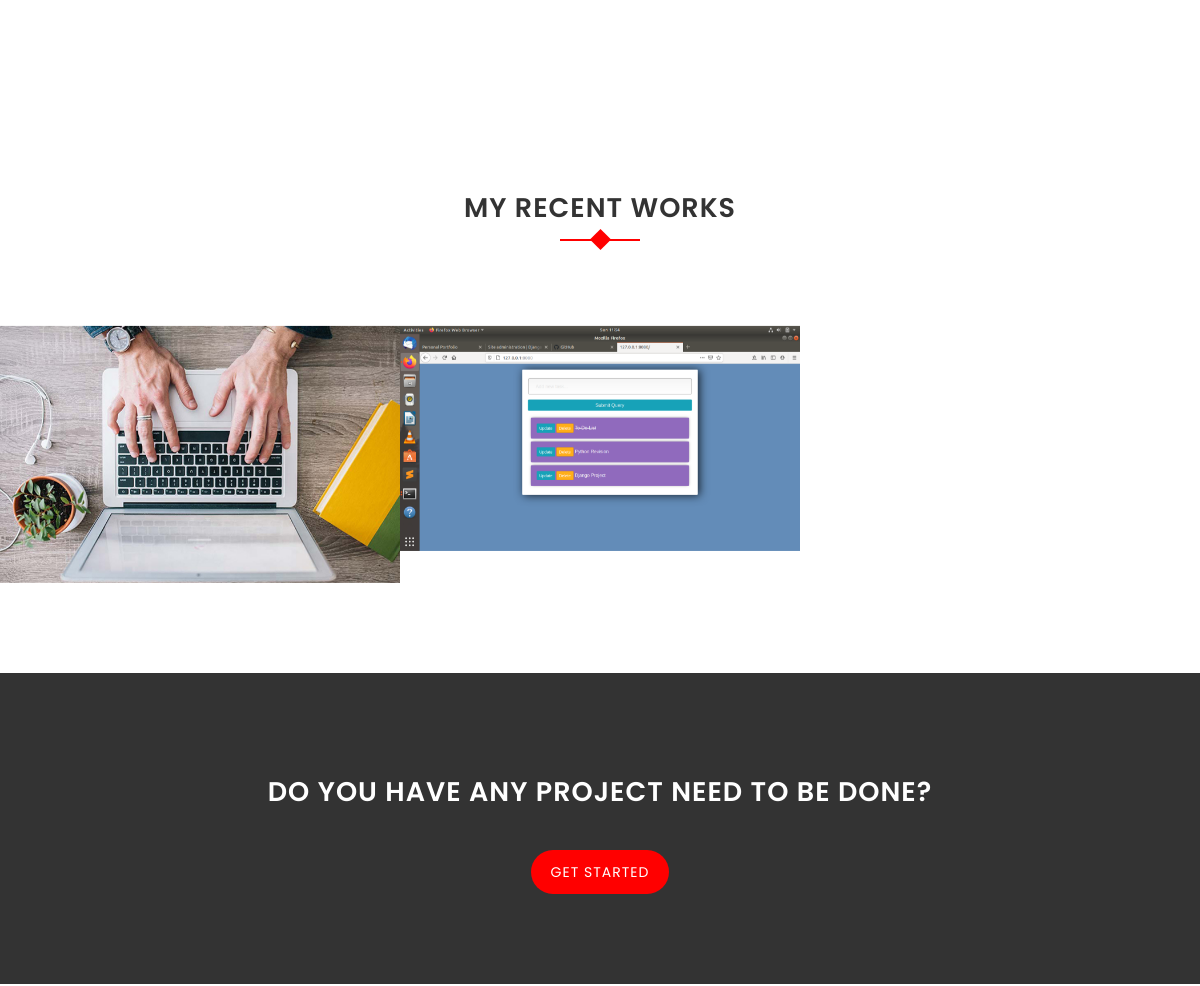
Before: / (middle part) with the older database file.
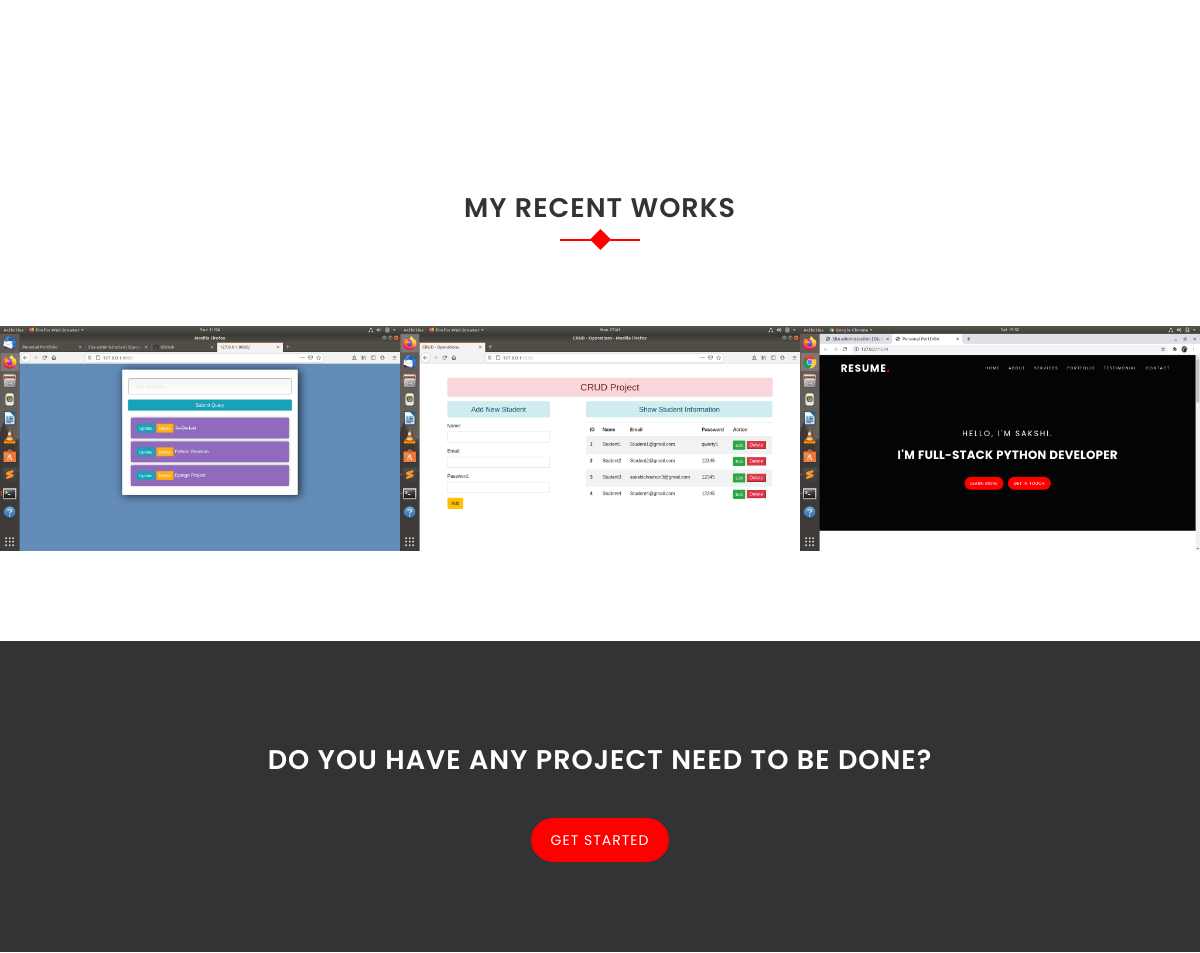
After: the same page with the newer database file.
### core/models.py (models this page shows, shortened)
class RecentWork(models.Model):
    title = models.CharField(max_length=100, verbose_name="Work title")
    image = models.ImageField(upload_to="works")

### core/views.py (the view)
# urls.py: path('', HomeTemplateView.as_view()),
class HomeTemplateView(TemplateView):
    template_name = 'home.html'
    def get_context_data(self, **kwargs):
        context = super().get_context_data(**kwargs)  # first, call super get context data
        context['about'] = About.objects.first()
        context['services'] = Service.objects.all()
        context['works'] = RecentWork.objects.all()
        return context

### templates/home.html (shortened to what this page needs)
{% extends 'base.html' %}
{% block content %}
    <div id="services" class="section-padding">
    </div>
    <div id="portfolio" class="portfolio-area section-padding">
        <div class="container-fluid">
            <div class="row">
                <div class="col-md-12">
                    <div class="section-header">
                        <h2>My Recent Works</h2>
                    </div>
                </div>
            </div>
            <div class="row">
                {% for work in works %}
                    <div class="col-md-4 col-sm-4 col-xs-12 no-padding">
                        <div class="gallery-items">
                            <a class="view img" href="{{ work.image.url }}">
                                <img src="{{ work.image.url }}" alt="work image">
                            </a>
                        </div>
                    </div>
                {% endfor %}
            </div>
        </div>
    </div>
    <div class="invitation-area section-padding">
        <div class="container">
            <div class="row">
                <div class="single-invite text-center">
                    <h2>Do you have any project need to be done?</h2>
                    <a href="#contact" class="my-btn-3">Get started</a>
                </div>
            </div>
        </div>
    </div>
{% endblock %}

### templates/base.html (shortened to what this page needs)
<!doctype html>
<html lang="en">
<head>
    {% include 'includes/stylesheets.html' %}
</head>
<body>
{% block content %}{% endblock %}
</body>
</html>

### templates/includes/stylesheets.html (shortened to what this page needs)
{% load static %}
<link rel="stylesheet" href="{% static 'css/bootstrap.min.css' %}">
<link rel="stylesheet" href="{% static 'css/font-awesome.min.css' %}">
<link rel="stylesheet" href="{% static 'css/animate.css' %}">
<link rel="stylesheet" href="{% static 'css/owl.carousel.css' %}">
<link rel="stylesheet" href="{% static 'css/owl.theme.default.css' %}">
<link rel="stylesheet" href="{% static 'css/magnific-popup.css' %}">
<link rel="stylesheet" href="{% static 'css/line-icons.min.css' %}">
<link rel="stylesheet" href="{% static 'css/style.css' %}">
<link rel="stylesheet" href="{% static 'css/responsive.css' %}">

### templates/includes/scripts.html (shortened to what this page needs)
{% load static %}

### static/css/style.css (style rules this page uses)
body { width: 100%; height: 100%; line-height: 24px; font-size: 13px; font-family: 'Poppins', sans-serif; font-weight: normal; letter-spacing: 1px; }
html { width: 100%; height: 100%; }
.no-padding { padding: 0; }
a, a:focus, a:active, a:link, img { outline: none; }
a { cursor: pointer; text-decoration: none; color: #323232; transition: all 0.25s ease 0s; -moz-transition: all 0.25s ease 0s; -webkit-transition: all 0.25s ease 0s; -o-transition: all 0.25s ease 0s; }
a:link, a:visited { text-decoration: none; }
img { height: auto; max-width: 100%; border: none; outline: none; transition: all 0.2s ease 0s; -moz-transition: all 0.2s ease 0s; -webkit-transition: all 0.2s ease 0s; -o-transition: all 0.2s ease 0s; }
h1, h2, h3, h4, h5, h6 { font-weight: 700; margin-top: 0; margin-bottom: 10px; color: #333333; text-transform: uppercase; }
.section-padding { padding: 90px 0; }
.section-header { margin-bottom: 100px; text-align: center; }
.section-header h2 { font-size: 27px; line-height: 37px; margin-bottom: 20px; padding-top: 10px; font-weight: 600; color: #333333; }
.section-header h2::before { position: absolute; content: ""; height: 2px; width: 80px; left: 50%; top: 60px; text-align: center; z-index: -1; background: #FF0000; margin-left: -40px; }
.section-header h2::after { position: absolute; content: ""; height: 15px; width: 15px; left: 50%; top: 53px; text-align: center; z-index: -1; background: #FF0000; margin-left: -7px; -webkit-transform: rotate(45deg); transform: rotate(45deg); }
.gallery-items { position: relative; }
.gallery-items .img { display: block; position: relative; }
.gallery-items .img:before { content: ""; display: block; position: absolute; top: 0; right: 0; bottom: 0; left: 0; background: rgba(102, 218, 255, 0.7); color: #fff; opacity: 0; -webkit-transition: .7s; -moz-transition: .7s ; -ms-transition: .7s ; -o-transition: .7s ; transition: .7s ; }
.gallery-items .img img { width: 100%; }
.invitation-area { background: #333333; color: #ffffff; }
.single-invite h2 { font-size: 27px; line-height: 37px; margin-bottom: 20px; padding-top: 10px; font-weight: 600; color: #ffffff; }
.single-invite a { display: inline-block; color: #fff; padding: 10px 20px; text-transform: uppercase; background: #FF0000; margin-top: 20px; border-radius: 30px; margin-left: 5px; margin-right: 5px; font-size: 14px; }

Changed rows visible on the page:
removed RecentWork: image (picture)
added RecentWork: image (picture)
added RecentWork: image (picture)
